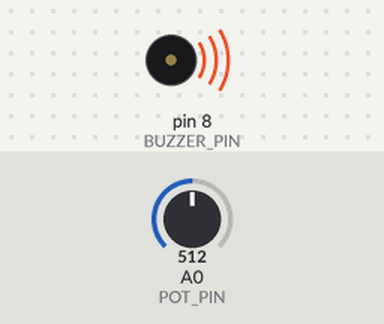
Recording of a sketch running on a simulated Arduino Uno, built with avr-gcc and run on an emulated ATmega328P. Parts: buzzer (waves = sounding). Inputs (shaded band) come from the test bench; at power-on: A0 (POT_PIN) = 512. What the sketch prints to the serial monitor is not drawn.

Above: at 1.2 s.
1.3 s: A0 (POT_PIN) set to 497
At 2.0 s:
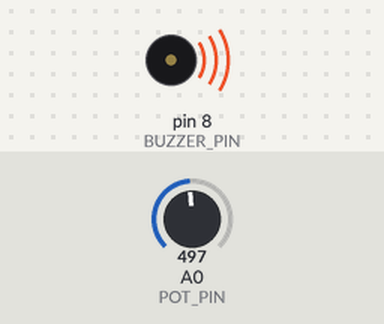
4.3 s: A0 (POT_PIN) set to 475
At 4.8 s:
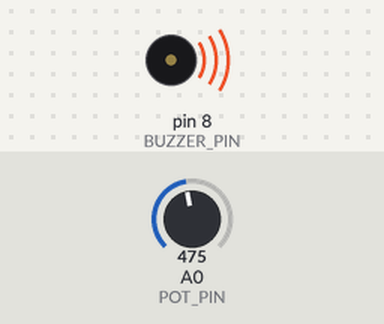
Timing chart, 0 to 7.3 s (numbered marks = the images above; inputs shaded):
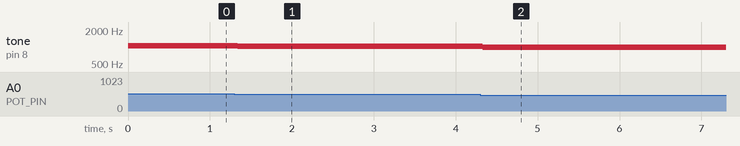

Measured:
- after the input at 1.3 s, tone on pin 8 (BUZZER_PIN): 1050 Hz → 1023 Hz at once
- after the input at 4.3 s, tone on pin 8 (BUZZER_PIN): 1023 Hz → 982 Hz at once

The sketch:

sketch.ino
```cpp
// Lab 5 - Exercise 14: Potentiometer controls buzzer pitch
// Potentiometer on A0, Buzzer on pin 8
// Turn knob → buzzer pitch changes

#define POT_PIN    A0
#define BUZZER_PIN 8

void setup() {
  pinMode(BUZZER_PIN, OUTPUT);
  Serial.begin(9600);
  Serial.println("=== Exercise 14: Pot controls Buzzer Pitch ===");
}

void loop() {
  int potValue = analogRead(POT_PIN);          // 0–1023
  int frequency = map(potValue, 0, 1023, 100, 2000); // 100Hz–2000Hz

  tone(BUZZER_PIN, frequency);  // play frequency

  Serial.print("Pot: ");
  Serial.print(potValue);
  Serial.print("  → Frequency: ");
  Serial.print(frequency);
  Serial.println(" Hz");

  delay(50);
}
```
